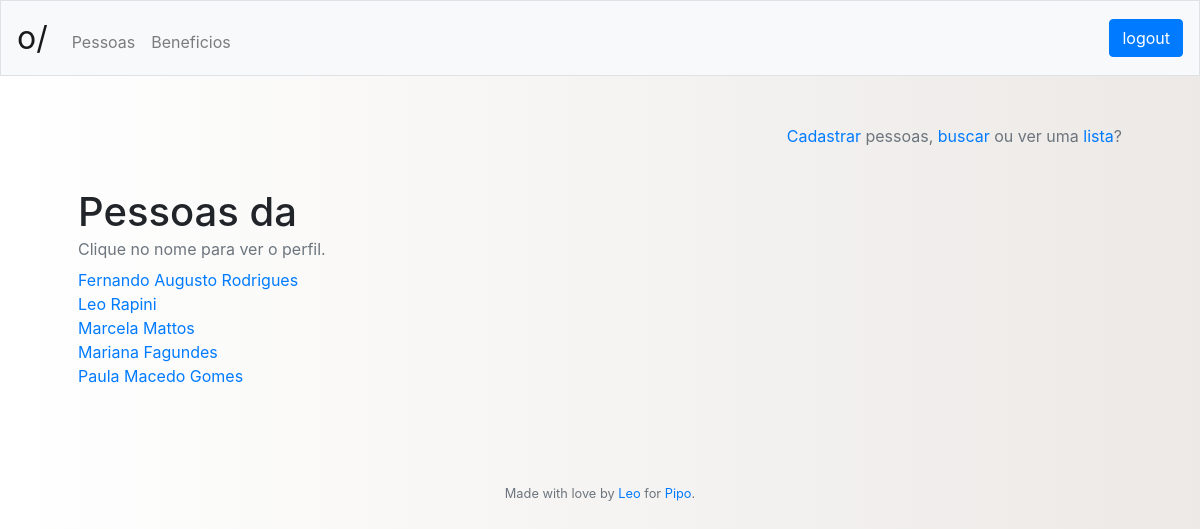
/pessoas/lista (signed in), run on an earlier commit of the app's database.
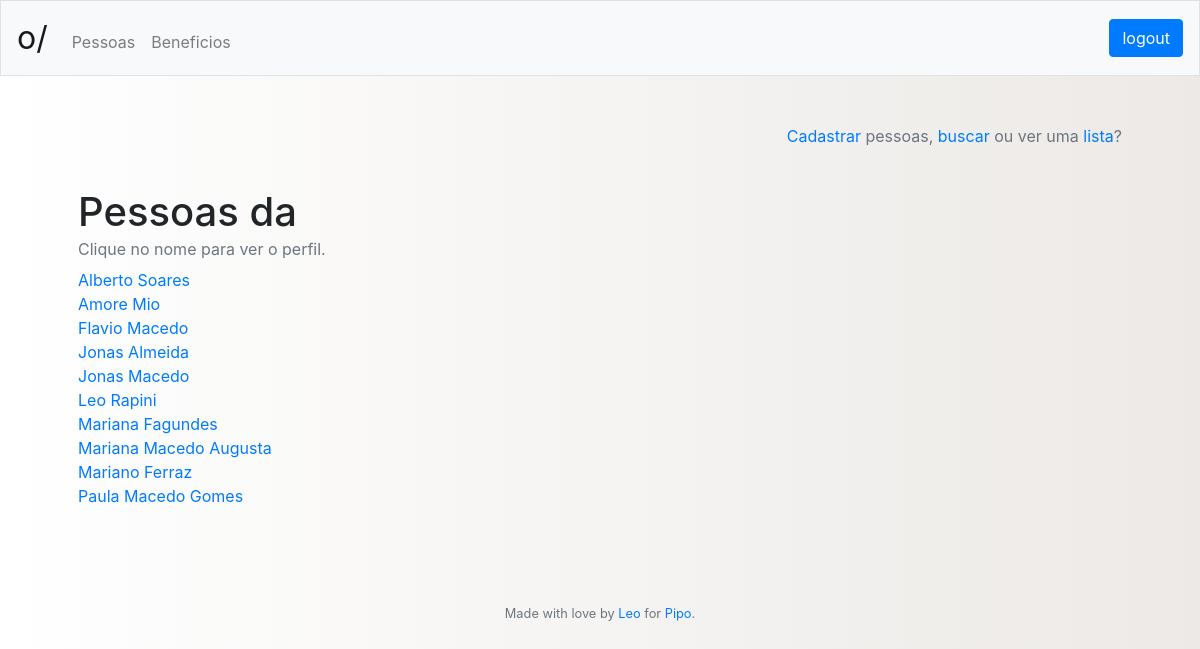
And on a later commit of the database.
### tables this page shows
CREATE TABLE person
	(id INTEGER NOT NULL PRIMARY KEY AUTOINCREMENT,
	idCompany INTEGER NOT NULL,
	name VARCHAR(255) NOT NULL,
	cpf VARCHAR(14) NOT NULL,
	timestamp DATETIME DEFAULT CURRENT_TIMESTAMP,
	FOREIGN KEY (idCompany) REFERENCES company(id));

### app.py (the view)
@app.route("/<who>/lista", methods=['GET'])
@login_required
def list(who):
	if who == "beneficios":
		who_list = get_company_benefits(session["idCompany"])
	elif who == "pessoas":
		who_list = get_all_from("person", "idCompany", str(session["idCompany"]))
	else:
		whoops = "Página Inexistente"
		return render_template("index.html", header = get_header(session), whoops = whoops)
	return render_template("list.html", header = get_header(session), who = who,
										who_list = who_list)

### app.py (called while the page is built)
@app.after_request
def after_request(response):
    response.headers["Cache-Control"] = "no-cache, no-store, must-revalidate"
    response.headers["Expires"] = 0
    response.headers["Pragma"] = "no-cache"
    return response

@app.teardown_request
def remove_session(ex=None):
    db.remove()

def login_required(f):
    @wraps(f)
    def decorated_function(*args, **kwargs):
        if session.get("id") is None:
            return redirect("/login")
        return f(*args, **kwargs)
    return decorated_function

def get_header(session):
	try:
		header = {"name": session["name"],
					"company": session["company"],
					"admin": get_admin_title(session["admin"]),
					"id": session["id"]}
	except:
		header = {"name": "",
					"company": "",
					"admin": "",
					"id": ""}
	return header

def is_it_bad(string):
	if string is None:
		return True
	not_safe = "; \\ ' '' %"
	for letter in string:
		if letter in not_safe.split():
			return True
	return False

def get_all_from(table, where, data):
	try:
		if (is_it_bad(table) or is_it_bad(where)) or is_it_bad(data):
			return None
		table_names = ["admin", "benefit", "benefitdata", "company", "companybenefit",
						"datatype", "person", "personbenefit", "persondata"]
		if table.lower() not in table_names:
			return None
		all_from = db.execute("""SELECT * FROM {} WHERE {} = :{}""".format(table,
							where, where), {"{}".format(where): data}).fetchall()
		return all_from
	except:
		raise Exception("Undefined SQL query error")

### templates/list.html
{% extends "layout.html" %}
{% block main %}
	<p align="right" class="text-muted"><a href="/{{ who }}/cadastro">Cadastrar</a> {{ who }}, <a href="/{{ who }}/busca">buscar</a> ou ver uma <a href="/{{ who }}/lista">lista</a>?</p>
	<br>
	{% if who == "beneficios" %}
		<h1>Benefícios Disponíveis</h1>
	{% else %}
		<h1>Pessoas da {{ header["company"] }}</h1>
	{% endif %}
	{% if who_list|length %}
		<p style="margin-bottom: 7px; margin-top: -7px;" class="text-muted">Clique no nome para ver o perfil.</p>
		{% for item in who_list|sort(attribute='name') %}
			<a href="/{{ who }}/perfil/{{ item['id'] }}">{{ item["name"] }}</a><br>
		{% endfor %}
	{% else %}
		<p>Nenhum resultado encontrado :(</p>
	{% endif %}
	<br><br>
{% endblock %}

### templates/layout.html (shortened to what this page needs)
<!DOCTYPE html>
<html lang="pt">
    <head>
        <link href="https://maxcdn.bootstrapcdn.com/bootstrap/4.1.3/css/bootstrap.min.css" rel="stylesheet">
        <link rel="stylesheet" href="/static/styles.css">
    </head>
    <body>
        <nav class="navbar navbar-expand-md navbar-light bg-light border">
            <a class="navbar-brand" href="/">o/ {{ header["company"] }}</span></a>
            <div class="collapse navbar-collapse" id="navbar">
                <ul class="navbar-nav mr-auto mt-2">
                    <li class="nav-item"><a class="nav-link" href="/pessoas">Pessoas</a></li>
                    <li class="nav-item"><a class="nav-link" href="/beneficios">Beneficios</a></li>
                </ul>
                <ul class="nav navbar-nav navbar-right">
                    <li>
                        <div class="btn-nav">
                            <a class="btn btn-primary btn-small navbar-btn" href="/logout">logout</a>
                        </div>
                    </li>
                </ul>
            </div>
        </nav>
        <main class="container p-5">
            {% block main %}{% endblock %}
        </main>
        <footer class="small text-center text-muted">
           Made with love by <a href="https://github.com/leorapini" target="_blank">Leo</a> for <a href="https://piposaude.com.br" target="_blank">Pipo</a>.
           <br><br><br>
        </footer>
    </body>
</html>

### static/styles.css (style rules this page uses)
body { background: #ECE9E6; background: -webkit-linear-gradient(to right, #FFFFFF, #ECE9E6); background: linear-gradient(to right, #FFFFFF, #ECE9E6); }
nav .navbar-brand { font-size: xx-large; }

What changed in the data, as far as the page shows it:
removed person: name "Fernando Augusto Rodrigues"
removed person: name "Marcela Mattos"
added person: name "Alberto Soares"
added person: name "Amore Mio"
added person: name "Flavio Macedo"
added person: name "Jonas Almeida"
added person: name "Jonas Macedo"
added person: name "Mariana Macedo Augusta"
added person: name "Mariano Ferraz"
